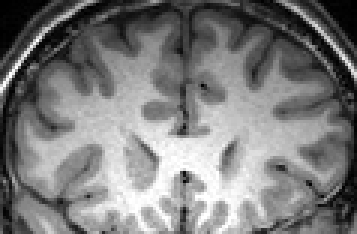
#> input picture 1.bmp, 119 x 78 px (shown 3 times larger)
$ jupyter execute 1.ipynb   (older library calls are emulated)
#> lines starting #> are read from the running program, lines starting #| are printed output that depends on the picture; after the words box and inside, x2 and y2 are one past the last pixel; in counts of white or black regions, pixels touching at a corner belong together
### LBF_EVOL.py
# -*- coding: utf-8 -*-
"""
Created on Tue Apr  3 10:54:06 2018

@author: Administrator
"""

import numpy as np
import scipy.stats as st
from scipy import signal
import scipy

def lbf(u0, Img, Ksigma, KI, KONE, nu, timestep, mu, lambda1, lambda2, epsilon):
    u = u0
    u = NeumannBoundCond(u)
    K = curvature_central(u)
    DrcU= (epsilon/np.pi)/(epsilon**2+u**2)

    [f1, f2] = localBinaryFit(Img, u, KI, KONE, Ksigma, epsilon)

    s1 = lambda1*(f1**2) - lambda2*(f2**2)                 #compute lambda1*e1-lambda2*e2 in the 1st term in eq. (15) in IEEE TIP 08
    s2 = lambda1*f1 - lambda2*f2

    dataForce = (lambda1-lambda2)*KONE*Img*Img+signal.convolve2d(s1,Ksigma,'same')-2*Img*signal.convolve2d(s2,Ksigma,'same')

    A = -DrcU*dataForce
    P = mu*(4*del2(u)-K)
    L = nu*DrcU*K
    u = u + timestep*(L+P+A)

    return u

def localBinaryFit(Img, u, KI, KONE, Ksigma, epsilon):#局部二值拟合
    Hu = 0.5*(1+(2/np.pi)*np.arctan(u/epsilon))#heaviside

    I = Img*Hu
    c1 = signal.convolve2d(Hu, Ksigma, 'same')
    c2 = signal.convolve2d(I, Ksigma, 'same')
    f1 = (c2)/(c1)                                           #compute f1 according to eq.(14) for i = 1
    f2 = (KI-c2)/(KONE-c1)

    return f1, f2


def NeumannBoundCond(f):#诺依曼边界条件
    g = f
    g[0,0] = g[2,2]
    g[0,-1] = g[2,-3]
    g[-1, 0] = g[-3, 2]
    g[-1,-1] = g[-3,-3]
    g[0][1:-1] = g[2][1:-1]
    g[-1][1:-1] = g[-3][1:-1]

    g[0][1:-1] = g[2][1:-1]
    g[-1][1:-1] = g[-3][1:-1]

    g[1:-1,0] = g[1:-1,2]
    g[1:-1,-1] = g[1:-1,-3]

    return g

def curvature_central(u):       #中心差分求kappa
    ep = 1e-10
    [fx, fy]= np.gradient(u)

    ax = fx/np.sqrt(fx**2 + fy**2 + ep)
    ay = fy/np.sqrt(fx**2 + fy**2 + ep)

    [axx, axy] = np.gradient(ax)   #central difference
    [ayx, ayy] = np.gradient(ay)
    K = axx + ayy

    return K


def del2(M):
    return scipy.ndimage.filters.laplace(M)/4
#def del2(M):    #LAPLACE模拟matlab  del2()
#    dx = 1
#    dy = 1
#    rows, cols = M.shape
#    dx = dx * np.ones ((1, cols - 1))
#    dy = dy * np.ones ((rows-1, 1))
#
#    mr, mc = M.shape
#    D = np.zeros ((mr, mc))
#
#    if (mr >= 3):
#        ## x direction
#        ## left and right boundary
#        D[:, 0] = (M[:, 0] - 2 * M[:, 1] + M[:, 2]) / (dx[:,0] * dx[:,1])
#        D[:, mc-1] = (M[:, mc - 3] - 2 * M[:, mc - 2] + M[:, mc-1]) \
#            / (dx[:,mc - 3] * dx[:,mc - 2])
#
#        ## interior points
#        tmp1 = D[:, 1:mc - 1]
#        tmp2 = (M[:, 2:mc] - 2 * M[:, 1:mc - 1] + M[:, 0:mc - 2])
#        tmp3 = np.kron (dx[:,0:mc -2] * dx[:,1:mc - 1], np.ones ((mr, 1)))
#        D[:, 1:mc - 1] = tmp1 + tmp2 / tmp3
#
#    if (mr >= 3):
#        ## y direction
#        ## top and bottom boundary
#        D[0, :] = D[0,:]  + \
#            (M[0, :] - 2 * M[1, :] + M[2, :] ) / (dy[0,:] * dy[1,:])
#
#        D[mr-1, :] = D[mr-1, :] \
#            + (M[mr-3,:] - 2 * M[mr-2, :] + M[mr-1, :]) \
#            / (dy[mr-3,:] * dx[:,mr-2])
#
#        ## interior points
#        tmp1 = D[1:mr-1, :]
#        tmp2 = (M[2:mr, :] - 2 * M[1:mr - 1, :] + M[0:mr-2, :])
#        tmp3 = np.kron (dy[0:mr-2,:] * dy[1:mr-1,:], np.ones ((1, mc)))
#        D[1:mr-1, :] = tmp1 + tmp2 / tmp3
#
#    return D / 4


def gaussian_kern(nsig):
    kernlen=np.around(nsig*2)*2+2
    #Returns a 2D Gaussian kernel array.
    interval = (2*nsig+1.)/(kernlen)
    x = np.linspace(-nsig-interval/2., nsig+interval/2., kernlen+1)
    kern1d = np.diff(st.norm.cdf(x))
    kernel_raw = np.sqrt(np.outer(kern1d, kern1d))
    kernel = kernel_raw/kernel_raw.sum()
    return kernel

### 1.ipynb
[cell 1]
from PIL import Image

import numpy as np
#import sdf2circle as sdf
#import evol_cv as chanvese
import LBF_EVOL as lbf
from matplotlib import pyplot as plt
from mpl_toolkits.mplot3d import Axes3D
import matplotlib.pyplot as plt
from skimage import measure,draw
from skimage import filters
from scipy import signal

[cell 2]
im= Image.open("1.bmp")#读取图像
#> im is the input picture: PIL image 119x78 L; min 0, max 255, mean 123.3
gray=im.convert('L')#灰度图
img=np.array(gray)#转为数组

Img=img.astype(np.float)#转为浮点型

[cell 3]
#参数设置
iterNum =300
lambda1 = 1.0
lambda2 = 2.0
nu = 0.004*255*255

c0 = 2


#######初始化
X=np.ones(Img.shape, dtype=np.float)
initialLSF = X*c0
initialLSF[20:71,30:91] = -c0

#显示初始轮廓
i=initialLSF<0
contours = measure.find_contours(i, 0.5)
#fig, (ax0,ax1) = plt.subplots(1,2,figsize=(8,8))
fig, ax1 = plt.subplots(1,figsize=(8,8))
#ax0.imshow(img,plt.cm.gray)
ax1.imshow(img,plt.cm.gray)
for n, contour in enumerate(contours):
    ax1.plot(contour[:, 1], contour[:, 0], linewidth=2)
    #ax1.axis('image')
    ax1.set_xticks([])
    ax1.set_yticks([])
plt.show()
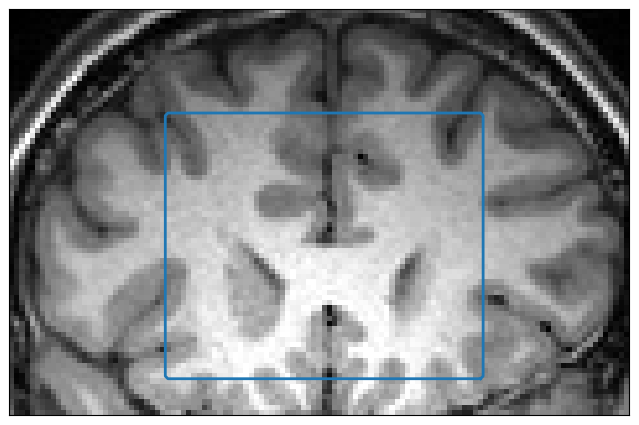
#> figure drawn by matplotlib, 1 panel

[cell 4]
u = initialLSF;

timestep = 0.1
mu = 1

epsilon = 1.0
sigma=3.0

#K=fspecial('gaussian',round(2*sigma)*2+1,sigma)
K = lbf.gaussian_kern( sigma)
I = Img
KI = signal.convolve2d(Img,K,'same')
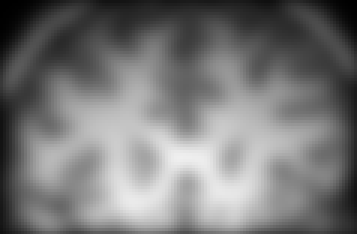
#> KI: shape (78, 119) float64 (shown 3 times larger); min 0.206, max 239.7, mean 119.5

KONE = signal.convolve2d(np.ones(Img.shape),K,'same');

[cell 5]
for n in range(iterNum):
    u=lbf.lbf(u,I,K,KI,KONE, nu,timestep,mu,lambda1,lambda2,epsilon)
    if n%10==0:
        i=u<0
        contours = measure.find_contours(i, 0.5)
        #fig, (ax0,ax1) = plt.subplots(1,2,figsize=(8,8))
        fig, ax1 = plt.subplots(1,figsize=(8,8))
        #ax0.imshow(img,plt.cm.gray)
        ax1.imshow(img,plt.cm.gray)
        for n, contour in enumerate(contours):
            ax1.plot(contour[:, 1], contour[:, 0], linewidth=2)
            #ax1.axis('image')
            ax1.set_xticks([])
            ax1.set_yticks([])
        plt.show()
#> this loop made 300 passes
#> contours on passes 1, 11, 21, 31, 41, 51, 61, 71, 81, 91, 101, 111: 85 point arrays, longest 223 points, 5 point arrays, longest 306 points, 7 point arrays, longest 679 points, 7 point arrays, longest 630 points, 6 point arrays, longest 706 points, 7 point arrays, longest 682 points, 7 point arrays, longest 704 points, 7 point arrays, longest 736 points, 7 point arrays, longest 756 points, 7 point arrays, longest 776 points, 7 point arrays, longest 790 points, 8 point arrays, longest 756 points
#> pass 1, in lbf, `u = u0`:
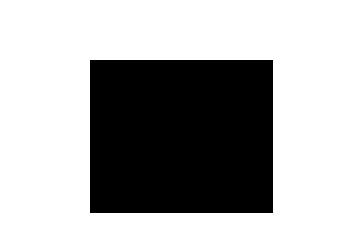
#> u: shape (78, 119) float64 (shown 3 times larger); values -2 (black) and 2 (white), 66.5% white; 1 black region, box (x1, y1, x2, y2) and area: (30, 20, 91, 71) 3111
#> pass 1, in curvature_central, `[fx, fy]= np.gradient(u)`:
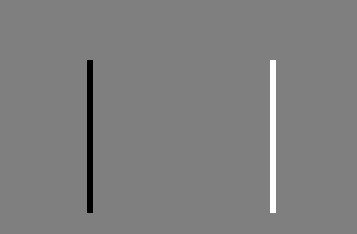
#> fy: shape (78, 119) float64 (shown 3 times larger); min -2, max 2, mean 0; drawn with min black and max white
#> pass 1, `plt.show()`:
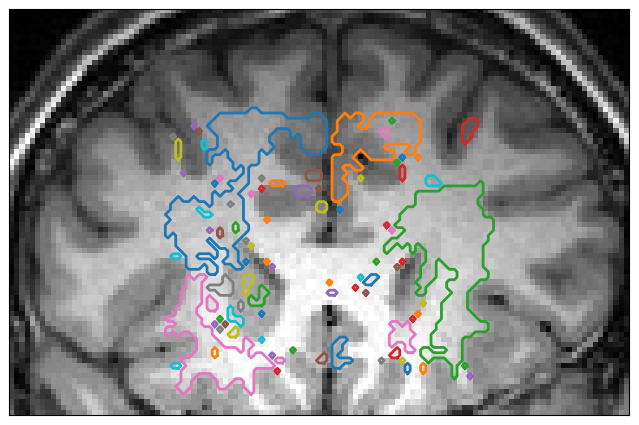
#> figure drawn by matplotlib, 1 panel
#> after the loop:
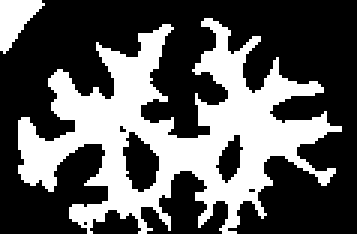
#> i: shape (78, 119) bool (shown 3 times larger); 35.6% white; 2 white regions, box (x1, y1, x2, y2) and area: (6, 6, 114, 78) 3159, (0, 0, 15, 18) 150
#> after the loop:
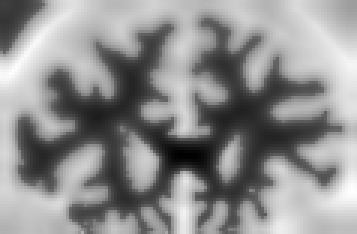
#> u: shape (78, 119) float64 (shown 3 times larger); min -47.54, max 58.95, mean 12.3; drawn with min black and max white

[cell 6]
figure = plt.figure()
ax = Axes3D(figure)
[x,y]=u.shape
#> x = 78; y = 119
X = np.arange(0, y, 1)
#> X = 119 values from 0 to 118
Y = np.arange(0, x, 1)
#> Y = 78 values from 0 to 77
#网格化数据
X, Y = np.meshgrid(X, Y)
ax.plot_surface(X, Y, u, rstride=1, cstride=1, cmap='rainbow')
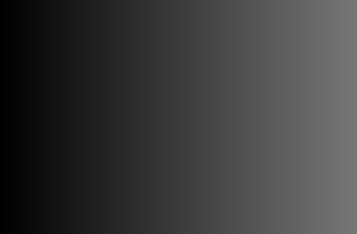
#> X: shape (78, 119) int64 (shown 3 times larger); min 0, max 118, mean 59

plt.show()
